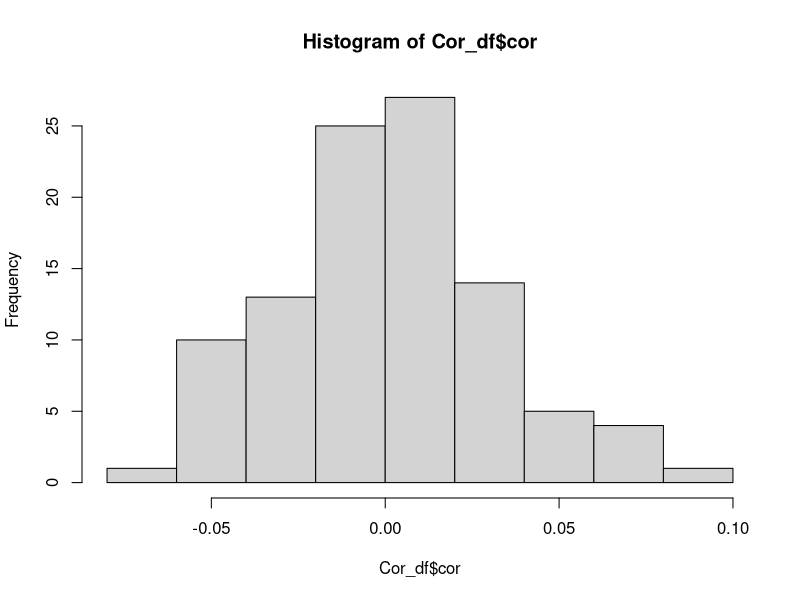
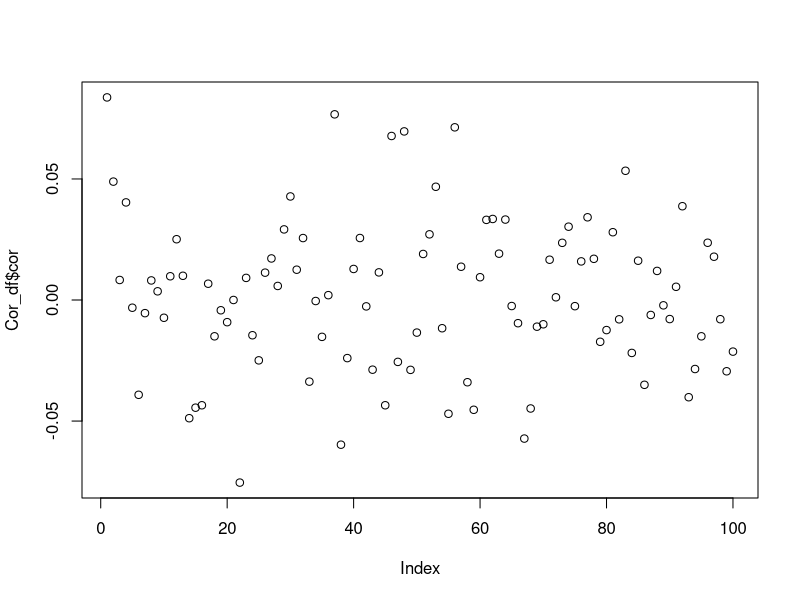
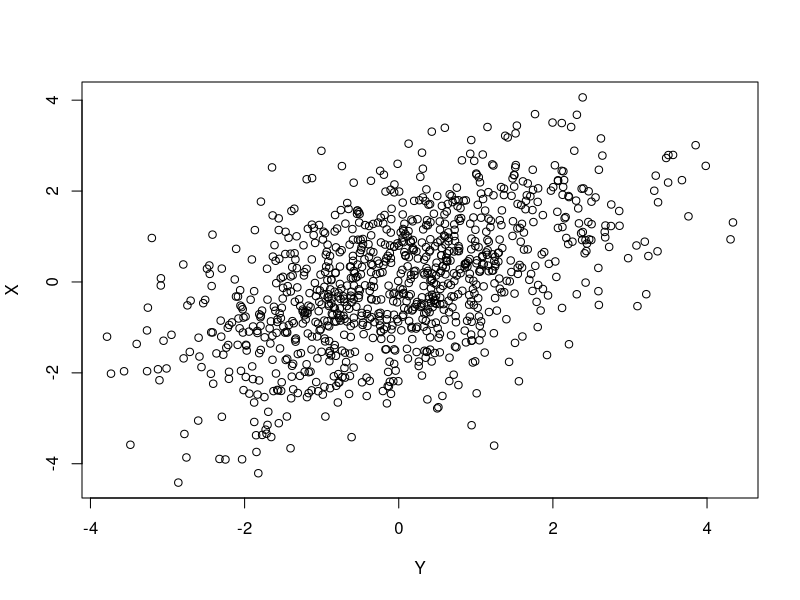
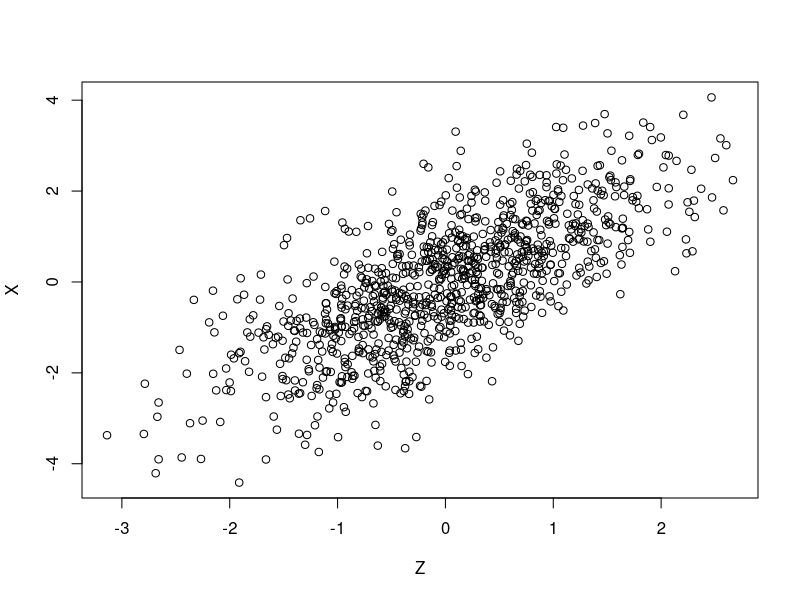
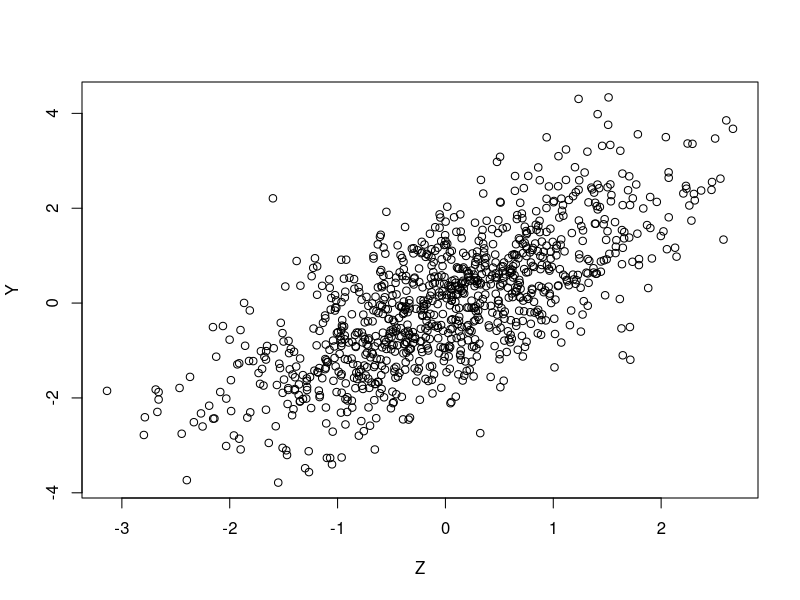

R code for these plots, in order:
## ---- chunk 1
set.seed(123)
Rv1<- rnorm(20)
rv2<- rnorm(20)
#correlation
cor(Rv1, rv2)
#Weak Negative correlation -0.16
#storage
Cor_df<- data.frame(cor=numeric(100))
#Create a loop
for(i in 1:100){
  V1<-rnorm(1000)
  V2<-rnorm(1000)
  Cor_df$cor[i] <- cor(V1,V2)
}
Cor_df
hist(Cor_df$cor)
## ---- chunk 2
# We cluster around zero, no correlation, just random noise
plot(Cor_df$cor)
mean(Cor_df$cor)
#approach zero, true random process, essentially no bias
median(Cor_df$cor)
#average and median are essentially zero
## ---- chunk 3
#Create random Variable Z
Z<- rnorm(1000)
#X and Y are functions of Z plus noise (more randomness)
X<- Z + rnorm(1000)
Y<- Z + rnorm(1000)
cor(Z, X)
cor(Y, Z)
cor(Y,X)
plot(Y,X)
plot(Z,X)
plot(Z,Y)

